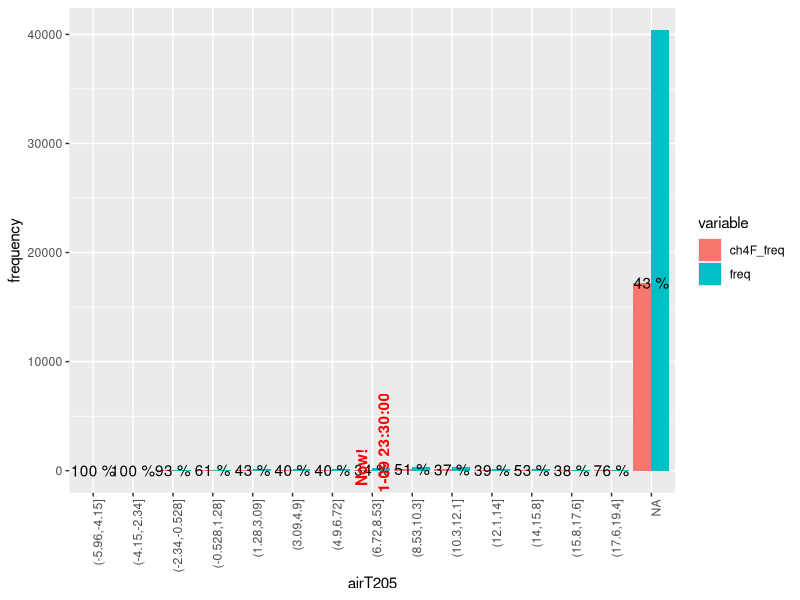

This figure's R source: (Note: this script raises an error after producing the figure.)
rm(list=ls())

library(tidyverse)
library(cowplot)
library(lubridate)

# Read the output of the second script
data <- read_csv('hw07/raw_data/merged_data.csv')

# NaN to Na
data[is.na(data)] <- NA



# Make figures
colnames(data) <- c('time', 'ch4f', 'airT205','airT038','soilT005','soilT010','soilT050',
                    'waterT010','waterT030','ORP010','ORP030','WTH','SM')
col <- colnames(data)




for (i in c(3:13)){
  
  # Frequency...
  df <- data

  use <- df %>% select(col[i])
  minimum <- min(use, na.rm=TRUE)
  maximum <- max(use, na.rm=TRUE)
  bin <- (maximum - minimum)/14
  
  df[,i] <- cut(data.matrix(use), breaks = seq(minimum,maximum,bin))
  

  result <- df %>% group_by(eval(parse(text=col[i]))) %>%
    dplyr::summarise(ch4F_freq = n_distinct(ch4f), freq = n())
  colnames(result) <- c('x', 'ch4F_freq', 'freq')
  
  
  result1 <- result %>% mutate(percent = round(100*ch4F_freq/freq))
  result2 <- gather(result1,val="frequency",key="variable",-c(1,4))
  
  # latest data 
  use <- tail(df[,i],1)
  now <- tail(df[,1],1)

  
  
  # Figure
  p <- result2 %>% ggplot(aes(x= x,y = frequency, fill = variable)) + 
    geom_bar(stat="identity", position=position_dodge()) +
    theme(axis.text.x = element_text(angle = 90, hjust = 1)) + xlab(col[i]) +
    geom_text(aes(label= ifelse(variable == 'ch4F_freq', paste(percent,"%"),''))) +
    geom_text(aes(label= ifelse(variable == 'freq' & as.numeric(x) == as.numeric(use), 
                                paste('Now!',now$time,sep="\n"),'')),
              fontface = "bold", colour='red', angle = 90)

  ggsave(paste0("hw07/figure/",col[i],".png"),plot=p) 
  
}


